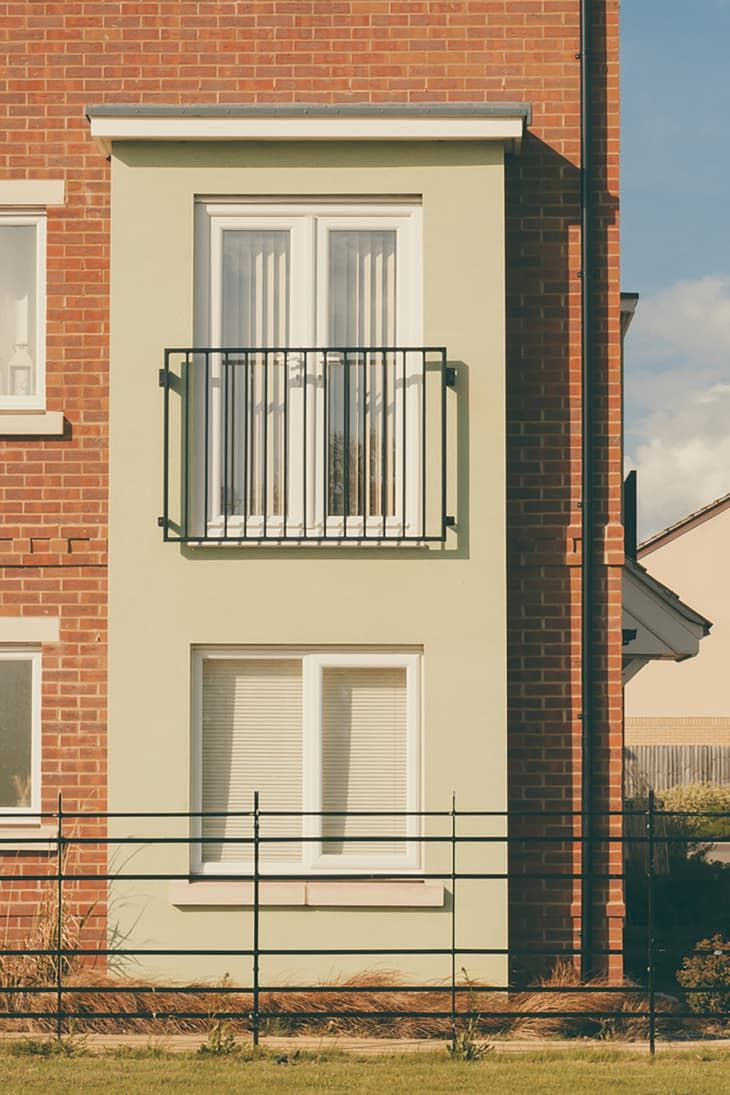
#> input picture gabriel-homes/media/demo-photos/apartment/apartment-04.jpg, 730 x 1095 px; its folder holds only this picture in this run
$ python r59-contact-sheet2.py
#> lines starting #> are read from the running program, lines starting #| are printed output that depends on the picture
#!/usr/bin/env python3
"""r59: contact sheet of house+apartment pools (minus used house-04)."""
from PIL import Image, ImageDraw, ImageFont
from pathlib import Path

MEDIA = Path("/home/z/my-project/gabriel-homes/media/demo-photos")
files = sorted(MEDIA.glob("house/*.jpg")) + sorted(MEDIA.glob("apartment/*.jpg"))
files = [f for f in files if f.name != "house-04.jpg"]

TILE, COLS = 300, 5
rows = (len(files) + COLS - 1) // COLS
sheet = Image.new("RGB", (COLS * TILE, rows * (TILE + 26)), "#222")
#> sheet: PIL image 1500x326 RGB; every value is 34
draw = ImageDraw.Draw(sheet)
try:
    font = ImageFont.truetype(
        "/usr/share/fonts/truetype/chinese/NotoSansSC-Regular.ttf", 20)
except OSError:
    font = ImageFont.load_default()

for i, f in enumerate(files):
    im = Image.open(f).convert("RGB")
#> im is the input picture: PIL image 730x1095 RGB; mean R, G, B 164.2, 144.4, 116.9
    im.thumbnail((TILE, TILE))
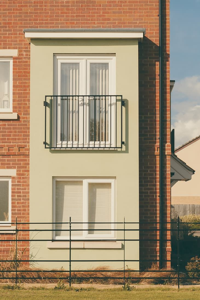
#> im: PIL image 200x300 RGB; mean R, G, B 164.2, 144.4, 116.9
    x = (i % COLS) * TILE + (TILE - im.width) // 2
#> x = 50
    y = (i // COLS) * (TILE + 26) + 26
    sheet.paste(im, (x, y))
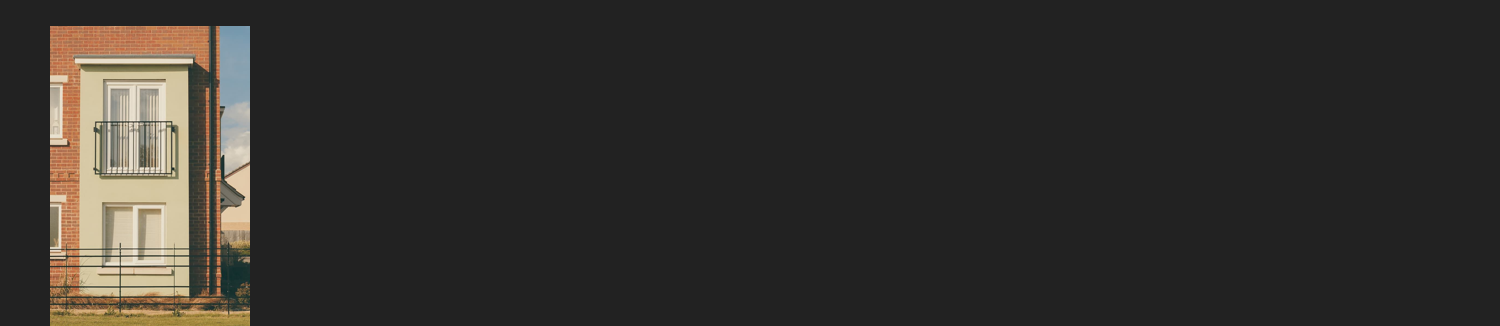
#> sheet: PIL image 1500x326 RGB; mean R, G, B 50, 47.5, 44.2
    draw.text(((i % COLS) * TILE + 6, (i // COLS) * (TILE + 26) + 2),
              f"{i+1}: {f.parent.name}/{f.name}", fill="#fff", font=font)

sheet.save("/tmp/pool-sheet2.jpg", quality=72)
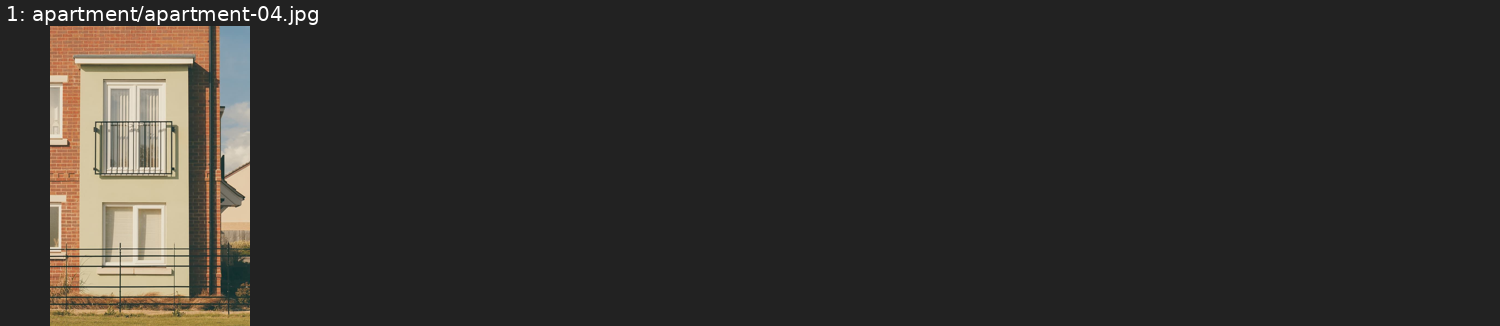
#> saved as pool-sheet2.jpg: PIL image 1500x326 RGB; mean R, G, B 50.6, 48.2, 44.8
print("tiles:", len(files), "->", sheet.size)
#| tiles: 1 -> (1500, 326)

$ run again, on gabriel-homes/media/demo-photos/apartment/apartment-09.jpg
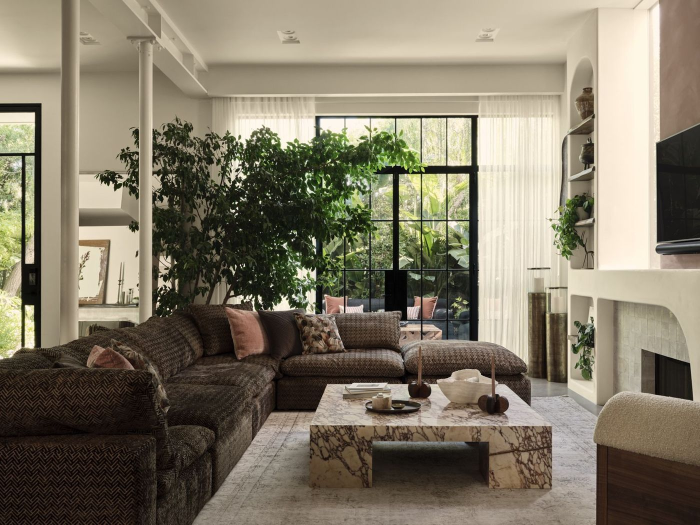
#> input picture gabriel-homes/media/demo-photos/apartment/apartment-09.jpg, 1400 x 1050 px (shown at 1/2 size)
#> im is the input picture: PIL image 1400x1050 RGB; mean R, G, B 129.4, 121.1, 102.8
#> `im.thumbnail((TILE, TILE))`:
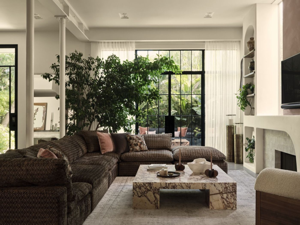
#> im: PIL image 300x225 RGB; mean R, G, B 129.6, 121.2, 102.9
#> `sheet.save("/tmp/pool-sheet2.jpg", quality=72)`:
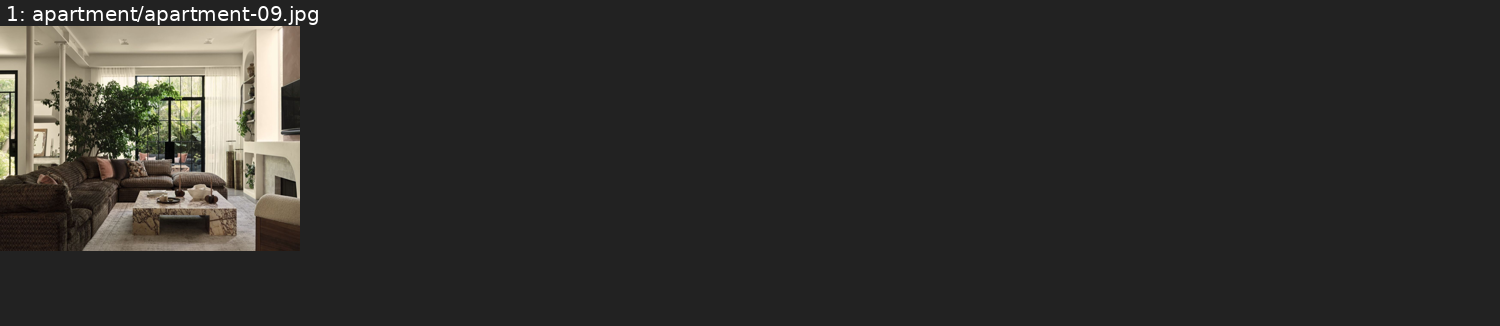
#> saved as pool-sheet2.jpg: PIL image 1500x326 RGB; mean R, G, B 47.8, 46.7, 44.1
#| tiles: 1 -> (1500, 326)

$ run again, on gabriel-homes/media/demo-photos/apartment/apartment-10.jpg
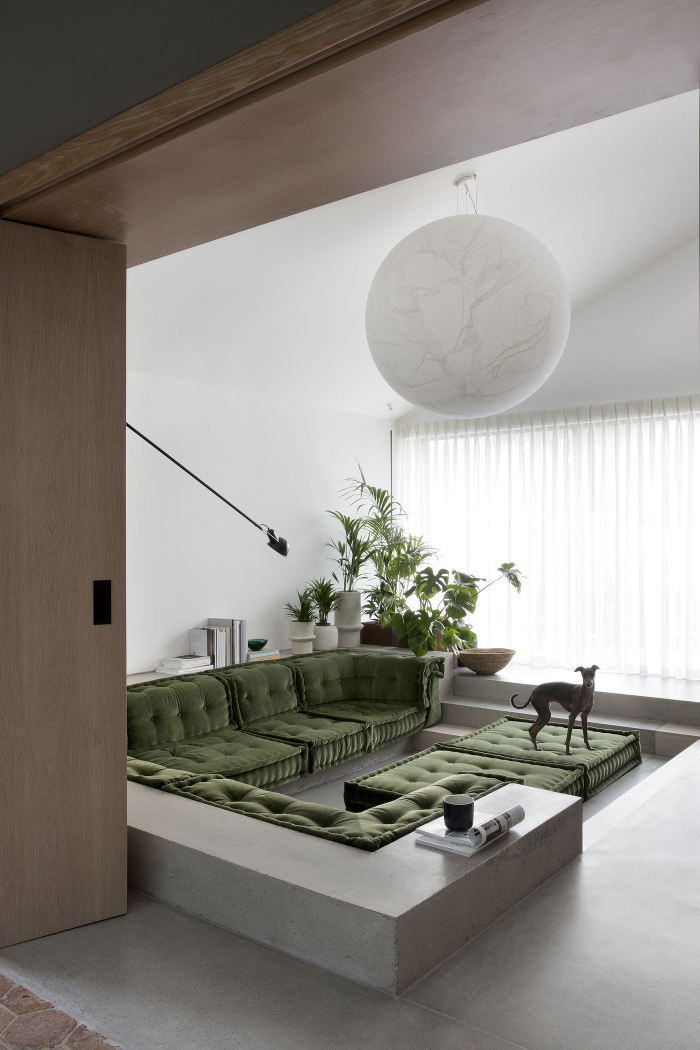
#> input picture gabriel-homes/media/demo-photos/apartment/apartment-10.jpg, 1400 x 2100 px (shown at 1/2 size)
#> im is the input picture: PIL image 1400x2100 RGB; mean R, G, B 144.1, 139.8, 133.9
#> `im.thumbnail((TILE, TILE))`:
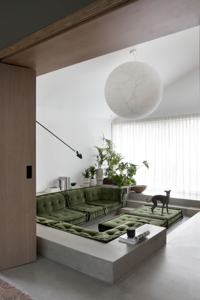
#> im: PIL image 200x300 RGB; mean R, G, B 144, 139.8, 133.8
#> `sheet.save("/tmp/pool-sheet2.jpg", quality=72)`:
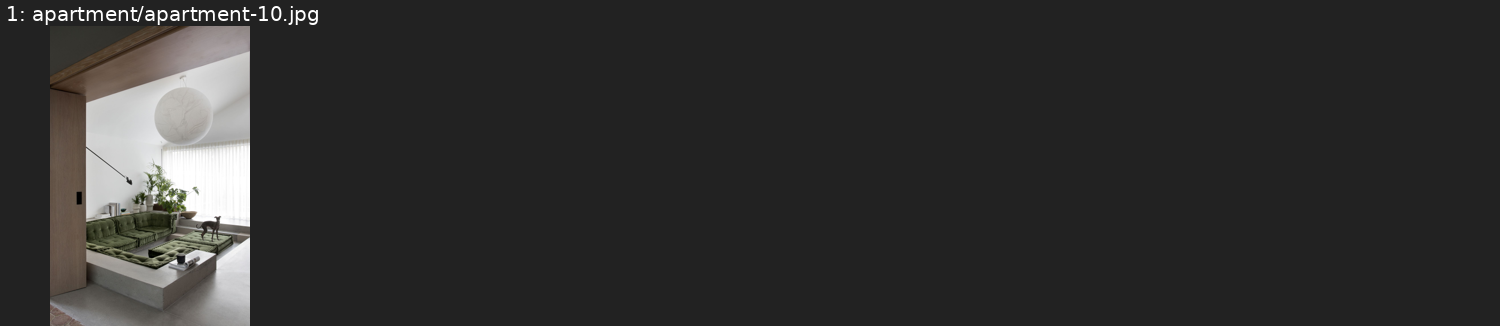
#> saved as pool-sheet2.jpg: PIL image 1500x326 RGB; mean R, G, B 48.1, 47.6, 46.9
#| tiles: 1 -> (1500, 326)

$ run again, on gabriel-homes/media/demo-photos/apartment/apartment-11.jpg
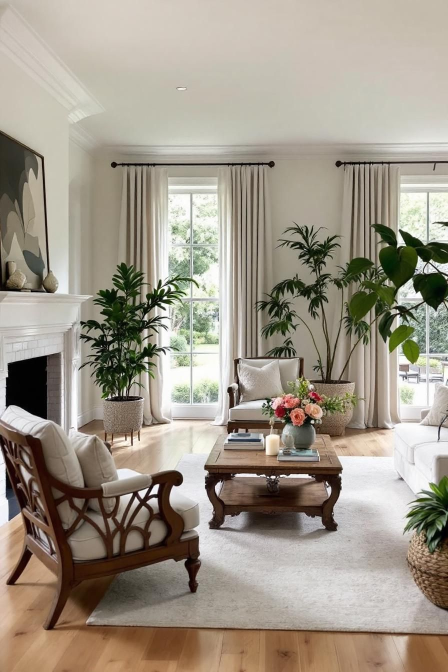
#> input picture gabriel-homes/media/demo-photos/apartment/apartment-11.jpg, 896 x 1344 px (shown at 1/2 size)
#> im is the input picture: PIL image 896x1344 RGB; mean R, G, B 159.5, 150.7, 136.9
#> `im.thumbnail((TILE, TILE))`:
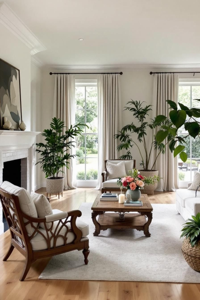
#> im: PIL image 200x300 RGB; mean R, G, B 159.6, 150.8, 137
#> `sheet.save("/tmp/pool-sheet2.jpg", quality=72)`:
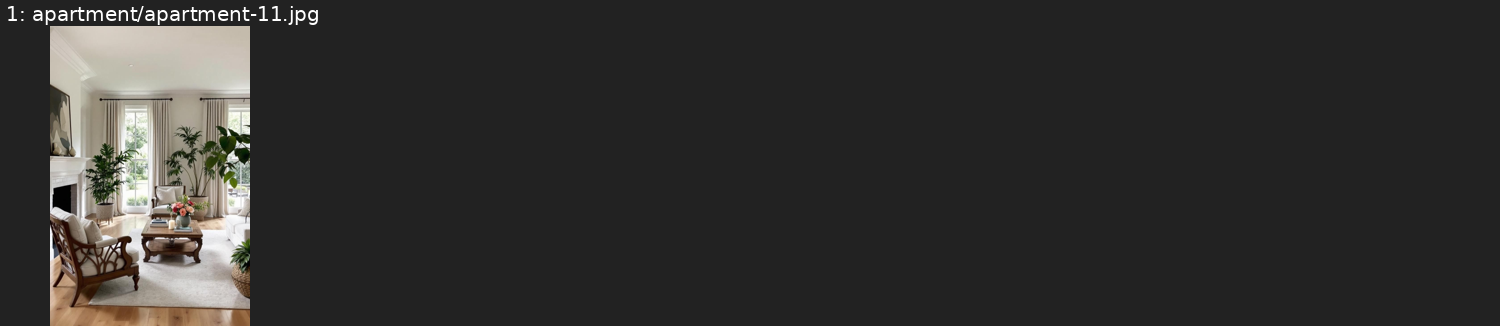
#> saved as pool-sheet2.jpg: PIL image 1500x326 RGB; mean R, G, B 50, 48.9, 47.2
#| tiles: 1 -> (1500, 326)

$ run again, on gabriel-homes/media/demo-photos/apartment/apartment-06.jpg
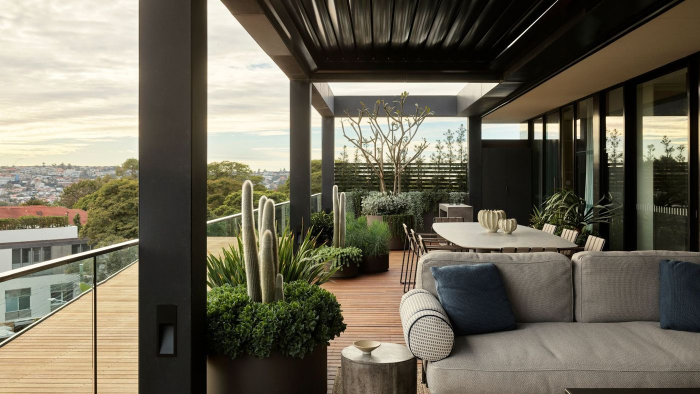
#> input picture gabriel-homes/media/demo-photos/apartment/apartment-06.jpg, 1400 x 788 px (shown at 1/2 size)
#> im is the input picture: PIL image 1400x788 RGB; mean R, G, B 110.9, 105.3, 89.3
#> `im.thumbnail((TILE, TILE))`:
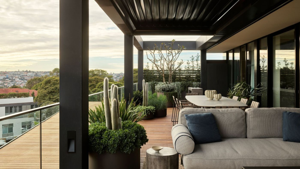
#> im: PIL image 300x169 RGB; mean R, G, B 111, 105.4, 89.5
#> `sheet.save("/tmp/pool-sheet2.jpg", quality=72)`:
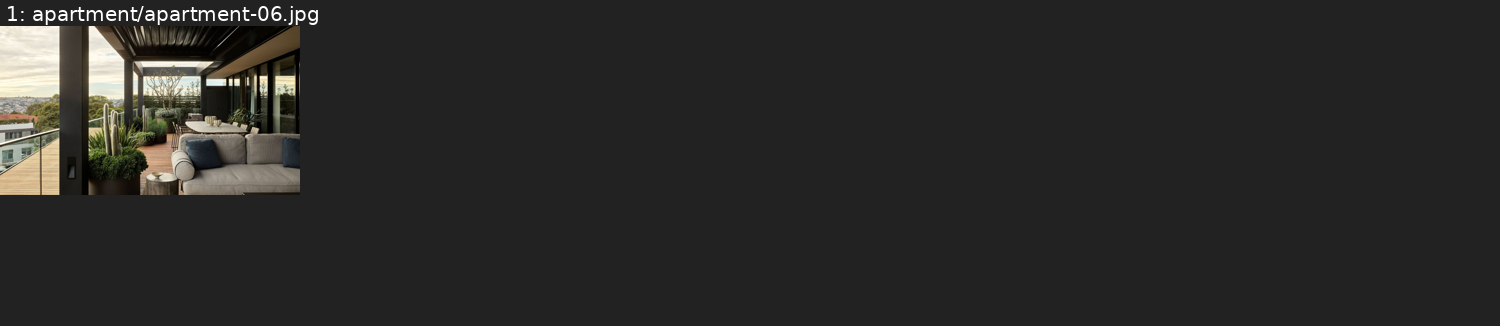
#> saved as pool-sheet2.jpg: PIL image 1500x326 RGB; mean R, G, B 42.6, 42, 40.4
#| tiles: 1 -> (1500, 326)
